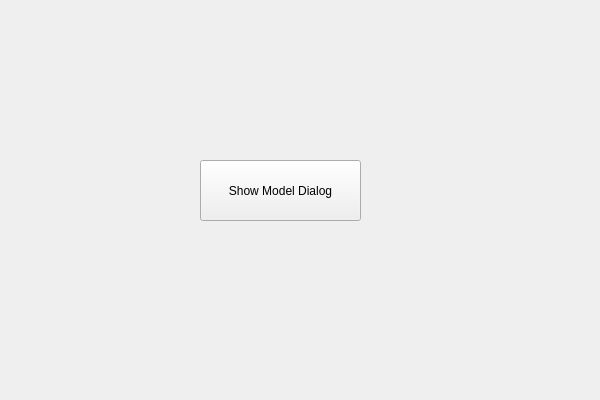
<?xml version="1.0" encoding="UTF-8"?>
<ui version="4.0">
 <class>ModelDialogClass</class>
 <widget class="QMainWindow" name="ModelDialogClass">
  <property name="geometry">
   <rect>
    <x>0</x>
    <y>0</y>
    <width>600</width>
    <height>400</height>
   </rect>
  </property>
  <property name="windowTitle">
   <string>ModelDialog</string>
  </property>
  <widget class="QWidget" name="centralWidget">
   <widget class="QPushButton" name="pushButton_ShowModelDialog">
    <property name="geometry">
     <rect>
      <x>200</x>
      <y>160</y>
      <width>161</width>
      <height>61</height>
     </rect>
    </property>
    <property name="text">
     <string>Show Model Dialog</string>
    </property>
   </widget>
  </widget>
 </widget>
 <layoutdefault spacing="6" margin="11"/>
 <resources>
  <include location="modeldialog.qrc"/>
 </resources>
 <connections>
  <connection>
   <sender>pushButton_ShowModelDialog</sender>
   <signal>clicked()</signal>
   <receiver>ModelDialogClass</receiver>
   <slot>OnShowDialog()</slot>
   <hints>
    <hint type="sourcelabel">
     <x>288</x>
     <y>199</y>
    </hint>
    <hint type="destinationlabel">
     <x>307</x>
     <y>262</y>
    </hint>
   </hints>
  </connection>
 </connections>
 <slots>
  <slot>OnShowDialog()</slot>
 </slots>
</ui>
